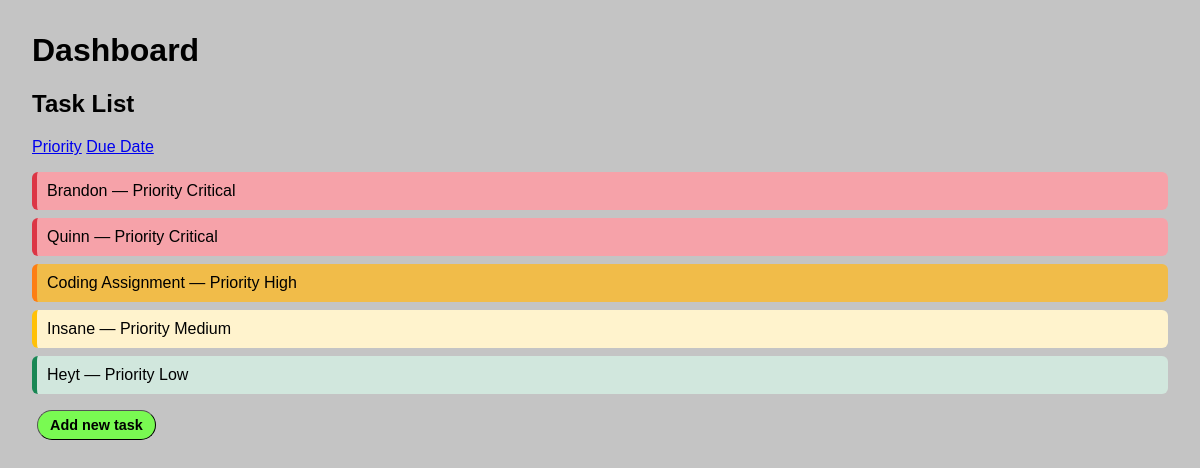
The app's page /, older data.
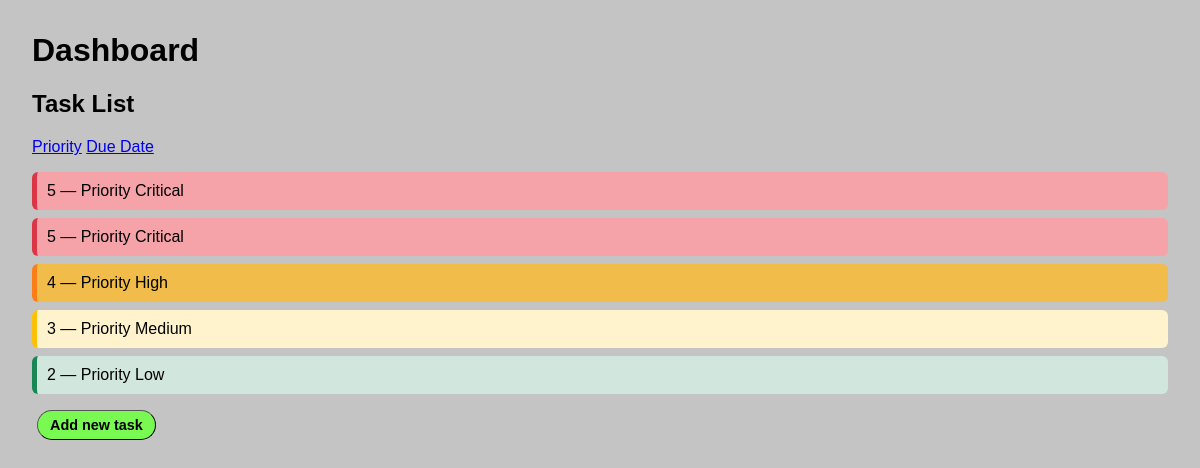
The same page, newer data.
### entities/models.py (models this page shows, shortened)
class Task(models.Model):
    PRIORITY_LOW = 1
    PRIORITY_MEDIUM = 2
    PRIORITY_HIGH = 3
    PRIORITY_CRITICAL = 4
    PRIORITY_CHOICES = [
    (PRIORITY_LOW, 'Low'),
    (PRIORITY_MEDIUM, 'Medium'),
    (PRIORITY_HIGH, 'High'),
    (PRIORITY_CRITICAL, 'Critical'),
]
    title = models.CharField(max_length=200)
    description = models.TextField(blank=True)
    priority = models.PositiveSmallIntegerField(choices=PRIORITY_CHOICES, default=PRIORITY_MEDIUM, )
    due_date = models.DateTimeField(default=None)
    completed = models.BooleanField(default=False)
    class Meta:
        ordering = ['due_date', '-priority']  # default ordering; you can override in views
        indexes = [
            models.Index(fields=['due_date']),
        ]

### todoApp/views.py (the view)
# urls.py: path('', showDashboard, name='showDashboard'),
def showDashboard(request):
    if 'sort' in request.GET:
        sort = request.GET.get('sort')
    else:
        sort = '-priority'
    task_list = Task.objects.all().order_by(sort)
    context = {'task_list': task_list}
    return render(request, 'dashboard.html', context)

### todoApp/templates/dashboard.html (shortened to what this page needs)
{% load static %}
<!doctype html>
<html lang="en">
<head>
    <link rel="stylesheet" href="{% static 'tasks/styles.css' %}" />
</head>
<body>
    <h1>Dashboard</h1>
    <h2>Task List</h2>
    <div>
        <a href="{% url 'showDashboard' %}?sort=-priority" class="sort-btn">Priority</a>
        <a href="{% url 'showDashboard' %}?sort=due_date" class="sort-btn">Due Date</a>
    </div>
    <ul>
        {% for task in task_list %}
        <li class="
            {% if task.priority == task.PRIORITY_LOW %}priority-low
            {% elif task.priority == task.PRIORITY_MEDIUM %}priority-medium
            {% elif task.priority == task.PRIORITY_HIGH %}priority-high
            {% elif task.priority == task.PRIORITY_CRITICAL %}priority-critical
            {% endif %}"
            data-title="{{ task.title }}" data-description="{{ task.description|default:'(No description provided)' }}"
            data-due="{{ task.due_date|date:'M d, Y H:i'|default:'No due date' }}"
            data-edit_url="{% url 'task_edit' task.pk %}" data-delete_url="{% url 'task_delete' task.pk %}"
            data-complete_url="{% url 'task_complete' task.pk %}"
            onclick="openModal(this)">
            {{ task.title }} — Priority {{ task.get_priority_display }}
        </li>
        {% empty %}
        <li>No tasks available.</li>
        {% endfor %}
    </ul>
    <p><a href="{% url 'task_create' %}" id="new_task_button">Add new task</a></p>
</body>
</html>

Row changes from the older to the newer data that the page shows:
removed Task: title "Brandon", priority "Critical"
removed Task: title "Quinn", priority "Critical"
removed Task: title "Coding Assignment", priority "High"
removed Task: title "Insane", priority "Medium"
removed Task: title "Heyt", priority "Low"
added Task: title "5", priority "Critical"
added Task: title "5", priority "Critical"
added Task: title "4", priority "High"
added Task: title "3", priority "Medium"
added Task: title "2", priority "Low"
